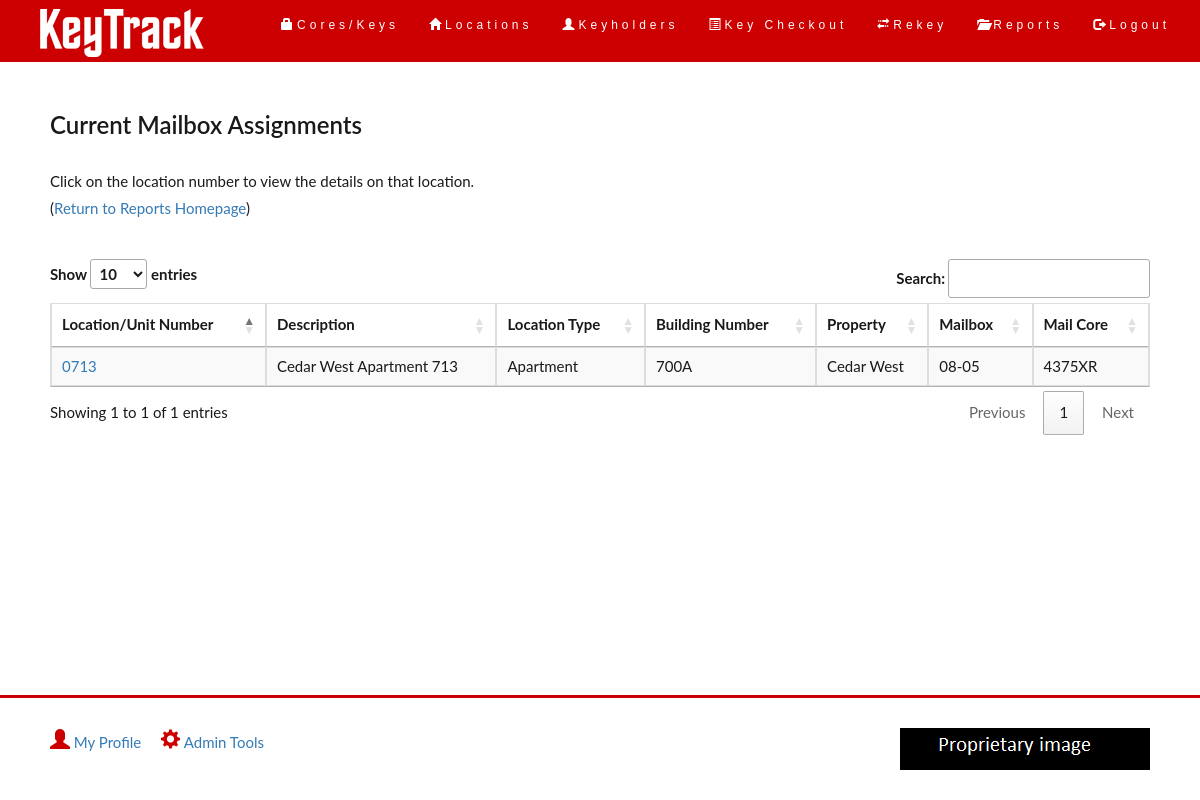
Page /reportmailboxes.php (signed in) on the committed database.
### tables this page shows
create table location (
	loc_id int unsigned not null auto_increment primary key,
	loc_unit_num varchar(16),
	loc_desc varchar(128),
	loc_insertdt datetime default CURRENT_TIMESTAMP,
	loc_notes text,
	loc_is_act tinyint default 1,
	loc_type varchar(32) not null,
	bldg_id int unsigned,
	foreign key (bldg_id)
	references building(bldg_id)
	on update cascade
	on delete set null,
	loc_mailbox varchar(32),
	loc_mail_core varchar(32)
)
ENGINE InnoDB;

create table building (
	bldg_id int unsigned not null auto_increment primary key,
	bldg_num varchar(16) not null unique,
	bldg_desc varchar(128),
	bldg_prop varchar(32) not null,
	bldg_notes text,
	bldg_is_act tinyint default 1
)
ENGINE InnoDB;

### common/functions.php (called while the page is built, shortened)
<?php
	function selectAllMailLocations($conn){
		$locations = array();
		$query = "SELECT l.loc_id, l.loc_unit_num,l.loc_desc,l.loc_insertdt,l.loc_notes,l.loc_is_act,l.loc_type,l.bldg_id,l.loc_mailbox,l.loc_mail_core, b.bldg_num, b.bldg_prop
			FROM location l LEFT OUTER JOIN building b ON l.bldg_id = b.bldg_id WHERE l.loc_type = 'Apartment' ";
		$result = mysqli_query($conn, $query);
		$rows = $result->num_rows;
		for($j=0; $j<$rows; $j++){
			while($row = $result->fetch_array(MYSQLI_ASSOC)){
				array_push($locations, $row);
			}
		}
		return $locations;
	}
?>

### reportmailboxes.php (the view, shortened to what this page needs)
<?php
require_once "./common/login.php";
require_once "./common/functions.php";
$conn = new mysqli($hn, $un, $pw, $db);
$locations = selectAllMailLocations($conn);
require_once "./common/header.php";
?>
<div class="container-fluid">
	<div class="row">
		<div class="col-sm-12">
			<h2>Current Mailbox Assignments</h2>
			<p>Click on the location number to view the details on that location.<br>
			(<a href="landingreports.php">Return to Reports Homepage</a>)</p>
		</div>
	</div>
	<br>
	<div class="row">
		<div class="col-sm-12">
		<table id="loctable" class="table table-striped table-bordered">
			<thead>
				<tr>
					<th scope="col">Location/Unit Number</th>
					<th scope="col">Description</th>
					<th scope="col">Location Type</th>
					<th scope="col">Building Number</th>
					<th scope="col">Property</th>
					<th scope="col">Mailbox</th>
					<th scope="col">Mail Core</th>
				</tr>
			</thead>
			<tbody>
		<?php foreach($locations as $row){ ?>
				<tr>
					<td>
						<a href="viewlocation.php?id=<?php echo $row['loc_id']; ?>"><?php echo $row['loc_unit_num']; ?></a>
					</td>
					<td>
						<?php if(!$row['loc_desc'] || $row['loc_desc'] == ''){
							echo "N/A";
						}else{
							echo $row['loc_desc'];
						} ?>
					</td>
					<td>
						<?php echo $row['loc_type']; ?>
					</td>
					<td>
						<?php if(!$row['bldg_num'] || $row['bldg_num'] == ''){
							echo "N/A";
						}else{
							echo $row['bldg_num'];
						} ?>
					</td>
					<td>
						<?php if(!$row['bldg_prop'] || $row['bldg_prop'] == ''){
							echo "N/A";
						}else{
							echo $row['bldg_prop'];
						} ?>
					</td>
					<td>
						<?php if(!$row['loc_mailbox'] || $row['loc_mailbox'] == ''){
							echo "N/A";
						}else{
							echo $row['loc_mailbox'];
						} ?>
					</td>
					<td>
						<?php if(!$row['loc_mail_core'] || $row['loc_mail_core'] == ''){
							echo "N/A";
						}else{
							echo $row['loc_mail_core'];
						} ?>
					</td>
				</tr>
		<?php } ?>
			</tbody>
		</table>
		</div>
	</div>
</div>
<?php
	require_once "./common/footer.php";
?>

### css/styles.css (style rules this page uses)
body { font: 400 15px Lato, sans-serif; line-height: 1.8; color: #191919; }
h2 { font-size: 24px; color: #191919; font-weight: 600; margin-bottom: 30px; }
.container-fluid { padding: 30px 50px; }
html, body { height: 100%; margin: 0; }

### rows in the picture
location: loc_unit_num "0713", loc_desc "Cedar West Apartment 713", loc_type "Apartment", bldg.bldg_num "700A", bldg.bldg_prop "Cedar West", loc_mailbox "08-05", loc_mail_core "4375XR"
